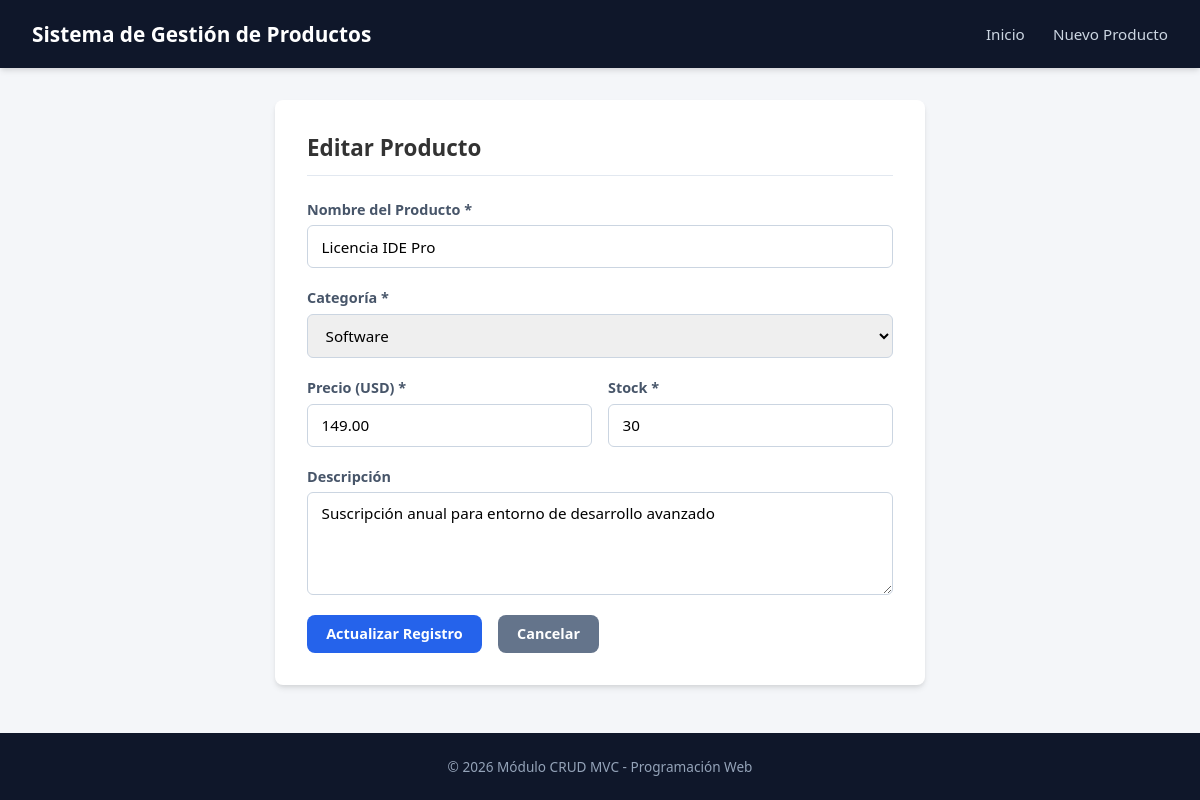
The page /index.php?action=editar&id=2 on the database its author committed.
### tables this page shows
CREATE TABLE productos (
    id INT UNSIGNED AUTO_INCREMENT PRIMARY KEY,
    nombre VARCHAR(150) NOT NULL,
    descripcion TEXT NULL,
    precio DECIMAL(10, 2) NOT NULL,
    stock INT NOT NULL DEFAULT 0,
    categoria_id INT UNSIGNED NOT NULL,
    CONSTRAINT fk_productos_categorias
        FOREIGN KEY (categoria_id) 
        REFERENCES categorias(id) 
        ON DELETE CASCADE 
        ON UPDATE CASCADE
);

CREATE TABLE categorias (
    id INT UNSIGNED AUTO_INCREMENT PRIMARY KEY,
    nombre VARCHAR(100) NOT NULL,
    descripcion TEXT NULL
);

### controllers/ProductoController.php (called while the page is built, shortened)
<?php
require_once __DIR__ . '/../models/Producto.php';
require_once __DIR__ . '/../models/Categoria.php';
class ProductoController {
    private Producto $productoModel;
    private Categoria $categoriaModel;
    public function __construct(PDO $db) {
        $this->productoModel = new Producto($db);
        $this->categoriaModel = new Categoria($db);
    }
    public function editar(): void {
        $id = isset($_GET['id']) ? (int)$_GET['id'] : 0;
        $producto = $this->productoModel->obtenerPorId($id);
        $categorias = $this->categoriaModel->consultarTodo();
        require_once __DIR__ . '/../views/formulario.php';
    }
}

### models/Producto.php (called while the page is built, shortened)
<?php
class Producto {
    private ?PDO $conn;
    private string $table = 'productos';
    public function __construct(PDO $db) {
        $this->conn = $db;
    }
    public function obtenerPorId(int $id): ?array {
        $query = "SELECT * FROM {$this->table} WHERE id = :id LIMIT 1";
        $stmt = $this->conn->prepare($query);
        $stmt->bindParam(':id', $id, PDO::PARAM_INT);
        $stmt->execute();
        $resultado = $stmt->fetch();
        return $resultado ?: null;
    }
}

### models/Categoria.php (called while the page is built)
<?php
class Categoria {
    private ?PDO $conn;
    private string $table = 'categorias';
    public function __construct(PDO $db) {
        $this->conn = $db;
    }
    public function consultarTodo(): array {
        $query = "SELECT id, nombre, descripcion FROM {$this->table} ORDER BY nombre ASC";
        $stmt = $this->conn->prepare($query);
        $stmt->execute();
        return $stmt->fetchAll();
    }
}

### views/formulario.php (the view, shortened to what this page needs)
<!DOCTYPE html>
<html lang="es">
<head>
    <link rel="stylesheet" href="public/css/estilos.css">
</head>
<body>
    <header>
        <h1>Sistema de Gestión de Productos</h1>
        <nav>
            <a href="index.php?action=index">Inicio</a>
            <a href="index.php?action=crear">Nuevo Producto</a>
        </nav>
    </header>
    <main class="contenedor">
        <section class="tarjeta-formulario">
            <h2><?= isset($producto) ? 'Editar Producto' : 'Registrar Nuevo Producto' ?></h2>
            <form id="form-producto" action="index.php?action=<?= isset($producto) ? 'actualizar' : 'guardar' ?>" method="POST">
                <div class="campo">
                    <label for="nombre">Nombre del Producto *</label>
                    <input type="text" id="nombre" name="nombre" value="<?= htmlspecialchars($producto['nombre'] ?? '') ?>" placeholder="Ej. Memoria RAM 16GB">
                </div>
                <div class="campo">
                    <label for="categoria_id">Categoría *</label>
                    <select id="categoria_id" name="categoria_id">
                        <?php foreach ($categorias as $cat): ?>
                            <option value="<?= $cat['id'] ?>" <?= (isset($producto) && (int)$producto['categoria_id'] === (int)$cat['id']) ? 'selected' : '' ?>>
                                <?= htmlspecialchars($cat['nombre']) ?>
                            </option>
                        <?php endforeach; ?>
                    </select>
                </div>
                <div class="fila-doble">
                    <div class="campo">
                        <label for="precio">Precio (USD) *</label>
                        <input type="number" step="0.01" min="0.01" id="precio" name="precio" value="<?= htmlspecialchars((string)($producto['precio'] ?? '')) ?>" placeholder="Ej. 75.50">
                    </div>
                    <div class="campo">
                        <label for="stock">Stock *</label>
                        <input type="number" min="0" id="stock" name="stock" value="<?= htmlspecialchars((string)($producto['stock'] ?? '0')) ?>" placeholder="Ej. 20">
                    </div>
                </div>
                <div class="campo">
                    <label for="descripcion">Descripción</label>
                    <textarea id="descripcion" name="descripcion" rows="4" placeholder="Breve descripción del producto..."><?= htmlspecialchars($producto['descripcion'] ?? '') ?></textarea>
                </div>
                <div class="acciones-formulario">
                    <button type="submit" class="btn btn-primario"><?= isset($producto) ? 'Actualizar Registro' : 'Guardar Producto' ?></button>
                    <a href="index.php?action=index" class="btn btn-secundario">Cancelar</a>
                </div>
            </form>
        </section>
    </main>
    <footer>
        <p>&copy; <?= date('Y') ?> Módulo CRUD MVC - Programación Web</p>
    </footer>
</body>
</html>

### public/css/estilos.css (style rules this page uses)
:root { --color-fondo: #f4f6f9; --color-blanco: #ffffff; --color-texto: #333333; --color-primario: #2563eb; --color-primario-hover: #1d4ed8; --color-secundario: #64748b; --color-secundario-hover: #475569; --color-exito: #16a34a; --color-peligro: #dc2626; --color-peligro-hover: #b91c1c; --color-borde: #e2e8f0; --color-alerta-bg: #fee2e2; --color-alerta-borde: #f87171; --sombra: 0 4px 6px -1px rgba(0, 0, 0, 0.1), 0 2px 4px -1px rgba(0, 0, 0, 0.06); --radio: 8px; }
* { margin: 0; padding: 0; box-sizing: border-box; font-family: 'Segoe UI', system-ui, -apple-system, sans-serif; }
body { background-color: var(--color-fondo); color: var(--color-texto); display: flex; flex-direction: column; min-height: 100vh; }
header { background-color: #0f172a; color: var(--color-blanco); padding: 1.25rem 2rem; display: flex; justify-content: space-between; align-items: center; box-shadow: var(--sombra); }
header h1 { font-size: 1.3rem; font-weight: 600; }
header nav a { color: #cbd5e1; text-decoration: none; margin-left: 1.5rem; font-size: 0.95rem; transition: color 0.2s ease; }
.contenedor { width: 90%; max-width: 1100px; margin: 2rem auto; flex: 1; }
.btn { display: inline-block; padding: 0.6rem 1.2rem; font-size: 0.9rem; font-weight: 600; text-decoration: none; border-radius: var(--radio); border: none; cursor: pointer; transition: background-color 0.2s ease; }
.btn-primario { background-color: var(--color-primario); color: var(--color-blanco); }
.btn-secundario { background-color: var(--color-secundario); color: var(--color-blanco); }
.tarjeta-formulario { background: var(--color-blanco); border-radius: var(--radio); box-shadow: var(--sombra); padding: 2rem; max-width: 650px; margin: 0 auto; }
.tarjeta-formulario h2 { margin-bottom: 1.5rem; font-size: 1.4rem; border-bottom: 1px solid var(--color-borde); padding-bottom: 0.75rem; }
.campo { display: flex; flex-direction: column; margin-bottom: 1.25rem; }
.campo label { font-weight: 600; margin-bottom: 0.4rem; font-size: 0.9rem; color: #475569; }
.campo input, .campo select, .campo textarea { padding: 0.65rem 0.85rem; border: 1px solid #cbd5e1; border-radius: 6px; font-size: 0.95rem; outline: none; transition: border-color 0.2s ease; }
.fila-doble { display: grid; grid-template-columns: 1fr 1fr; gap: 1rem; }
.acciones-formulario { display: flex; gap: 1rem; margin-top: 1rem; }
footer { text-align: center; padding: 1.5rem; background-color: #0f172a; color: #94a3b8; font-size: 0.85rem; margin-top: auto; }

### rows shown on the page
productos: nombre "Licencia IDE Pro", categoria_id "Software", precio "149.00", stock "30", descripcion "Suscripción anual para entorno de desarrollo avanzado"
